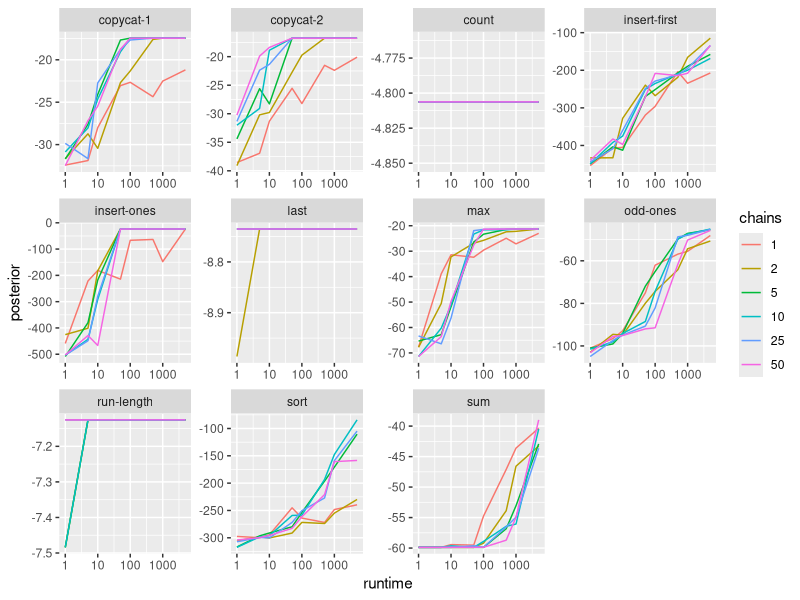

Recreate this plot in R.
library(ggplot2)

d <- read.table("o.txt", header=F)
names(d) <- c("repetition", "runtime", "method", "restart", "data", "chains", "posterior", "prior", "likelihood", "hypothesis")

d$chains <- as.factor(d$chains)
d$restart <- as.factor(d$restart)

plt <- ggplot(subset(d, restart==0), aes(x=runtime, y=posterior, color=chains, group=chains)) + 
    stat_summary(fun=mean, geom="line") + 
    scale_x_log10() +
    facet_wrap(~data, scales="free")
